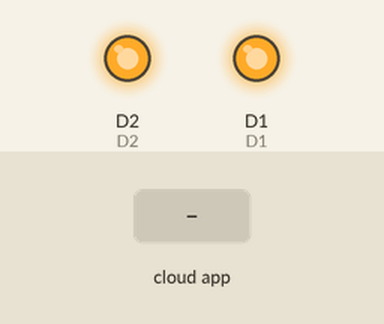
Simulated run of this sketch. Board: ESP8266 (NodeMCU). Parts: output pins drawn as LEDs (lit = HIGH). The test bench sets the inputs (shaded band). WiFi joins after 1.5 s; servers stay silent unless stated; no MQTT or app messages arrive unless stated; pins used as bus, display or sensor lines are not drawn; what the sketch prints to the serial monitor is not drawn.

Above: at 5.7 s.
5.8 s: the phone or cloud app sets FEEDNAME to d1on
At 6.1 s:
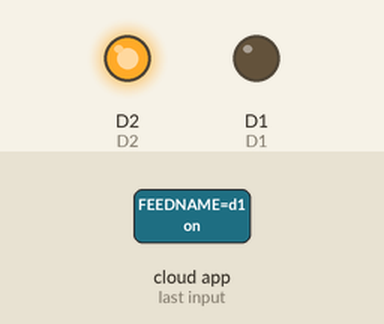
7.3 s: the phone or cloud app sets FEEDNAME to d1off
At 8.5 s:
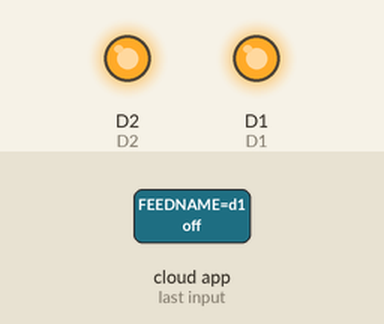
8.8 s: the phone or cloud app sets FEEDNAME to d2on
At 10.0 s:
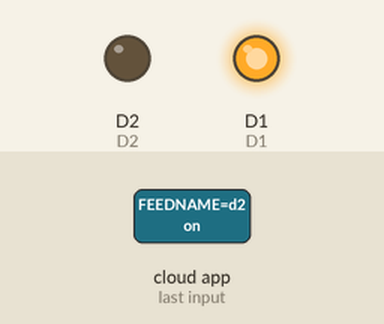
10.3 s: the phone or cloud app sets FEEDNAME to d2off
At 10.8 s:
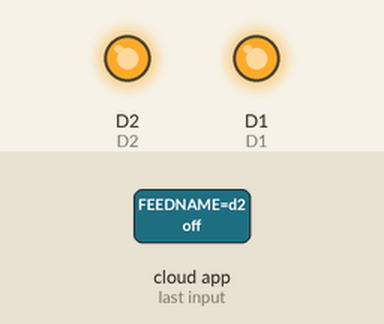
Timing chart, 0 to 12.8 s (numbered marks = the images above; inputs shaded):
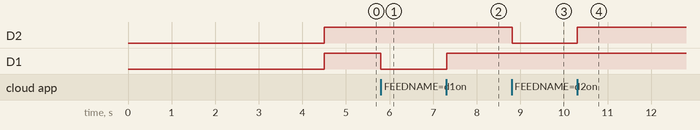

The sketch:

Nodemcu_to_adafruit_feed.ino
```cpp
//importing ESP8266 Library & Adafruit MQTT Library
#include <ESP8266WiFi.h>
#include "Adafruit_MQTT.h"
#include "Adafruit_MQTT_Client.h"
/************************* Defining Pins and WLAN Network *********************************/
    //For RELAYS
#define D1 5    // GPIO5
#define D2 4    // GPIO4

    //FOR LEDS
#define D5 14     // GPIO14
#define D6 12     // GPIO12

    //Defining Wireless SSID and Password
#define WLAN_SSID "SSID" //Enter your SSID
#define WLAN_PASS "PASSWORD"  //Enter your Password

/************************* Adafruit.io Setup *********************************/
String  Request;
#define AIO_SERVER      "io.adafruit.com"     //Defining Adafruit's Server
#define AIO_SERVERPORT  1883    //Port 1883 for MQTT & 8883 for SSL
#define AIO_USERNAME  "USERNAME"    //Defining Adafruit Username
#define AIO_KEY  "KEY"     //Defining Adafruit Key
    // Create an ESP8266 WiFiClient class to connect to the MQTT server.
WiFiClient client;
    // SETTING UP MQTT CONNECTION
Adafruit_MQTT_Client mqtt(&client, AIO_SERVER, AIO_SERVERPORT, AIO_USERNAME, AIO_KEY);
    // Setup the MQTT client class by passing in the WiFi client and MQTT server and login details.
Adafruit_MQTT_Subscribe feed= Adafruit_MQTT_Subscribe(&mqtt, AIO_USERNAME "/feeds/FEEDNAME");     //SET UP feed

/************************* SETTING DEFAULT STATE FOR SKETCH *********************************/
void MQTT_connect();
void setup()
{
  Serial.begin(115200);     //Upload speed to 115200
  Request = "";

  WiFi.disconnect();
  delay(3000);
  Serial.println("Initializing Connection to WIFI network");
  WiFi.begin(WLAN_SSID, WLAN_PASS);     //Attempts to connect WiFi Network
  while ((!(WiFi.status() == WL_CONNECTED)))
  {
    delay(500);
    Serial.print(".");

  }
  Serial.println("WiFi successfully connected");    //Prints Local IP address
  Serial.println("Your IP is");
  Serial.println((WiFi.localIP().toString()));
      // Setup MQTT subscription for fbchat feed.
  mqtt.subscribe(&feed); //feed

  pinMode(D1, OUTPUT);    // SETTING PINMODE STATE FOR RELAY
  pinMode(D2, OUTPUT);


  pinMode(D5, OUTPUT);    // SETTING PINMODE STATE FOR LED
  pinMode(D6, OUTPUT);


  digitalWrite(D1, HIGH);   // SETTING INITIAL STATE FOR RELAY i.e HIGH for off
  digitalWrite(D2, HIGH);


  digitalWrite(D5, LOW);    // SETTING INITIAL STATE FOR LED i.e LOW for off
  digitalWrite(D6, LOW);

}

/************************* SETTING LOOP FUNCTION FOR SKETCH *********************************/
void loop()
{
      // Ensure the connection to the MQTT server is alive
 MQTT_connect();
 {
        // this is our 'wait for incoming subscription packets' busy subloop
    Adafruit_MQTT_Subscribe *subscription;
    while ((subscription = mqtt.readSubscription(5000))) {
      if (subscription == &feed) { //feed
        Request = ((char *)feed.lastread); //feed
        if (Request == "d1on") {      //If last feed matches with the character
          digitalWrite(D1, LOW);      //Relay state changes to LOW i.e ON
          digitalWrite(D5, HIGH);     //LED state changes to HIGH i.e ON
          Serial.println("IN1 & LED 1 is ON!");
        }
        if (Request == "d1off") {     //If last feed matches with the character
          digitalWrite(D1, HIGH);     //Relay state changes to HIGH i.e OFF
          digitalWrite(D5, LOW);      //LED state changes to HIGH i.e OFF
          Serial.println("IN1 & LED 1 is OFF!");
        }

        if (Request == "d2on") {
          digitalWrite(D2, LOW);
          digitalWrite(D6, HIGH);
          Serial.println("IN2 & LED 2 is ON!");
        }
        if (Request == "d2off") {
          digitalWrite(D2, HIGH);
          digitalWrite(D6, LOW);
          Serial.println("IN2 & LED 2 is OFF!");
        }

      }

    }

  }

}
/************************* Connection to MQTT server *********************************/
// Function to connect and reconnect as necessary to the MQTT server.
// Should be called in the loop function and it will take care of connecting.
void MQTT_connect() {
  int8_t ret;

  // Stop if already connected.
  if (mqtt.connected()) {
    return;
  }

  Serial.print("Connecting to MQTT... ");

  uint8_t retries = 3;
  while ((ret = mqtt.connect()) != 0) { // connect will return 0 for connected
       Serial.println(mqtt.connectErrorString(ret));
       Serial.println("Retrying MQTT connection in 5 seconds...");
       mqtt.disconnect();
       delay(5000);  // wait 5 seconds
       retries--;
       if (retries == 0) {
         // basically die and wait for WDT to reset me
         while (1);
       }
  }
  Serial.println("MQTT Connected!");
}
```

Measured:
- after the input at 5.8 s, D1: HIGH → LOW at once
- after the input at 7.3 s, D1: LOW → HIGH at once
- after the input at 8.8 s, D2: HIGH → LOW at once
- after the input at 10.3 s, D2: LOW → HIGH at once
